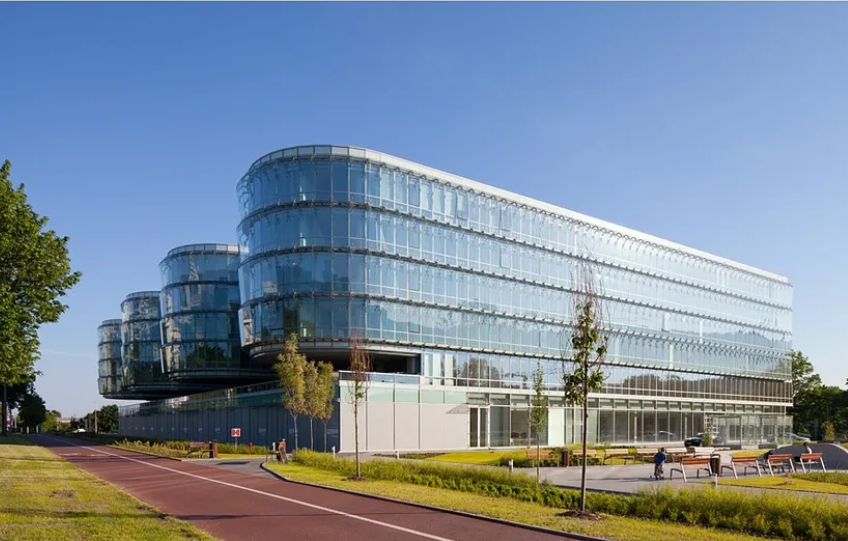
#> input picture Week 8/Code-Week#8/image.png, 848 x 541 px
$ python '3. Hough Line Transform.py'
#> lines starting #> are read from the running program, lines starting #| are printed output that depends on the picture; after the words box and inside, x2 and y2 are one past the last pixel; in counts of white or black regions, pixels touching at a corner belong together
# -*- coding: utf-8 -*-
"""
Created on Wed Mar  6 21:43:19 2024

@author: Noopa Jagadeesh
"""

import cv2 as cv
import matplotlib.pyplot as plt
import numpy as np
import os


def houghLineTransform():
    root = os.getcwd()
    imgPath = os.path.join(root,'image.png')
    img = cv.imread(imgPath,cv.IMREAD_GRAYSCALE)
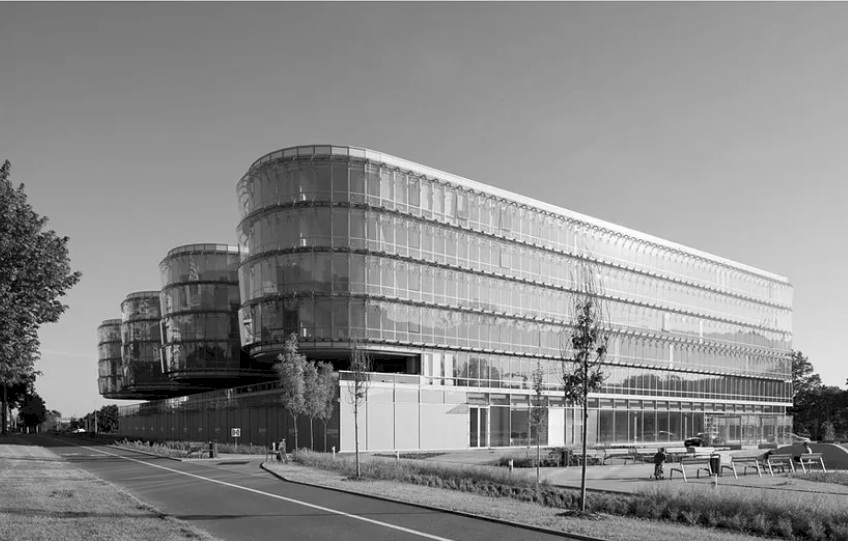
#> img: shape (541, 848); min 0, max 255, mean 137.6
    imgBlur = cv.GaussianBlur(img,(9,9),0)
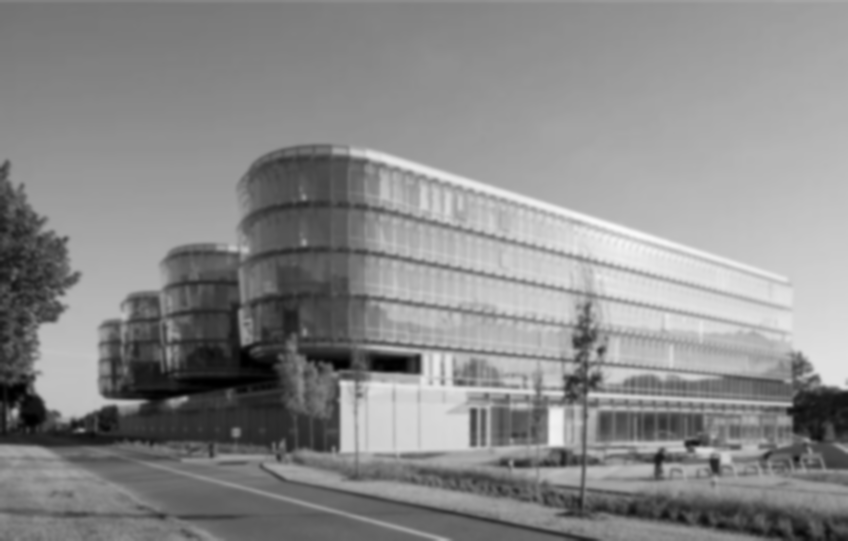
#> imgBlur: shape (541, 848); min 0, max 249, mean 137.5
    cannyEdge = cv.Canny(imgBlur,50,180)
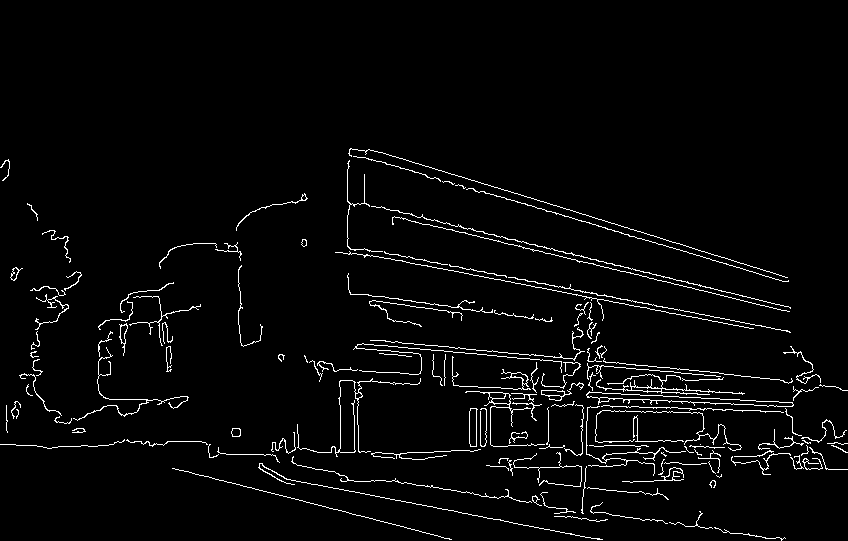
#> cannyEdge: shape (541, 848); 3.1% white in thin lines or dots, all inside (x1, y1, x2, y2) = (0, 148, 848, 541)

    plt.figure()
    plt.subplot(141)
    plt.imshow(img)
    plt.subplot(142)
    plt.imshow(imgBlur)
    plt.subplot(143)
    plt.imshow(cannyEdge)

    #https://www.geeksforgeeks.org/line-detection-python-opencv-houghline-method/
    distResol = 1
    angleResol = np.pi/180
    threshold = 155 #Picks up dominent line
    lines = cv.HoughLines(cannyEdge,distResol,angleResol,threshold) #cv.HoughLinesP
#> lines = 14 rows, first 8: [179, 1.76], [34, 1.87], [415, 1.76], [174, 1.76], [108, 1.82], [311, 1.66], [361, 1.62], [365, 1.62]

    k = 3000
    for curLine in lines:
        rho,theta = curLine[0]
        dhat = np.array([[np.cos(theta)],[np.sin(theta)]])
        d = rho*dhat
        lhat = np.array([[-np.sin(theta)],[np.cos(theta)]])
        p1 = d + k*lhat
        p2 = d - k*lhat
        p1 = p1.astype(int)
        p2 = p2.astype(int)
        cv.line(img,(p1[0][0],p1[1][0]),(p2[0][0],p2[1][0]),(255,255,255),10)
#> this loop made 14 passes
#> (rho, theta, dhat, d, lhat, p1, p2) on passes 1 to 7: (179, 1.76, [-0.191, 0.982], [-34.15, 175.7], [-0.982, -0.191], [-2979, -396], [2910, 748]), (34, 1.87, [-0.292, 0.956], [-9.94, 32.51], [-0.956, -0.292], [-2878, -844], [2858, 909]), (415, 1.76, [-0.191, 0.982], [-79.19, 407.4], [-0.982, -0.191], [-3024, -165], [2865, 979]), (174, 1.76, [-0.191, 0.982], [-33.2, 170.8], [-0.982, -0.191], [-2978, -401], [2911, 743]), (108, 1.82, [-0.242, 0.97], [-26.13, 104.8], [-0.97, -0.242], [-2937, -620], [2884, 830]), (311, 1.66, [-0.0872, 0.996], [-27.11, 309.8], [-0.996, -0.0872], [-3015, 48], [2961, 571]), (361, 1.62, [-0.0523, 0.999], [-18.89, 360.5], [-0.999, -0.0523], [-3014, 203], [2976, 517])
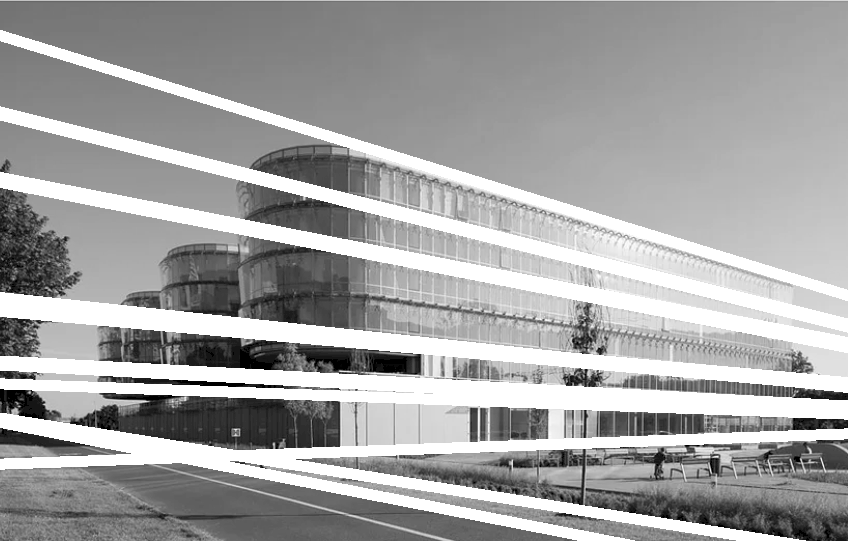
#> img: shape (541, 848); min 0, max 255, mean 162.6

    plt.subplot(144)
    plt.imshow(img)

    plt.show()

if __name__ == '__main__':
    houghLineTransform()
